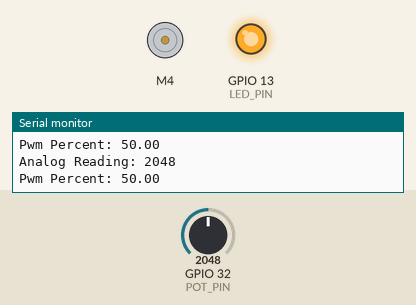
Simulated run of this sketch. Board: ESP32. Parts: DC motor (green arrow = forward, orange = backward, longer = faster), output pins drawn as LEDs (lit = HIGH), the last lines printed to the serial monitor. The inputs (shaded band) are chosen by the test bench; at power-on: GPIO 32 (POT_PIN) = 2048 (analog values on the 0–4095 scale).

Above: at 6.2 s.
6.3 s: GPIO 32 (POT_PIN) set to 2866
At 8.2 s:
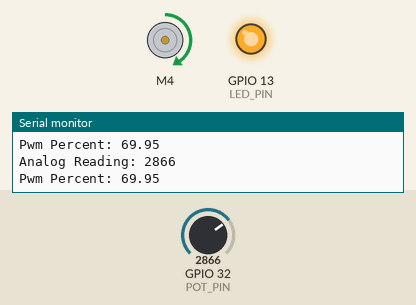
8.5 s: GPIO 32 (POT_PIN) set to 3603
At 10.0 s:
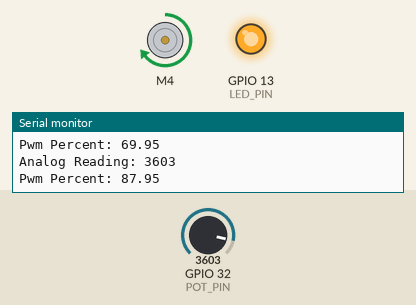
10.5 s: GPIO 32 (POT_PIN) set to 4095
At 11.5 s:
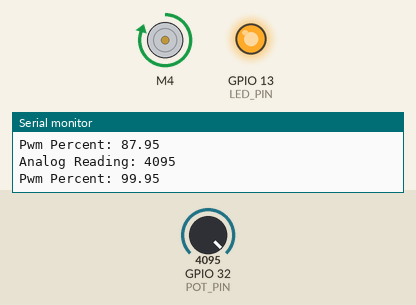
12.5 s: GPIO 32 (POT_PIN) set to 2047
At 14.3 s:
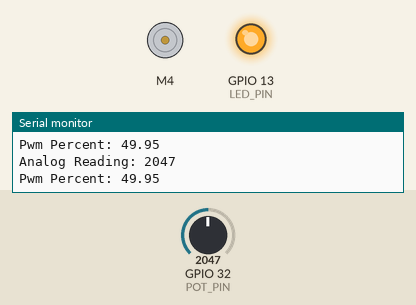
Timing chart, 0 to 15.5 s (numbered marks = the images above; inputs shaded):
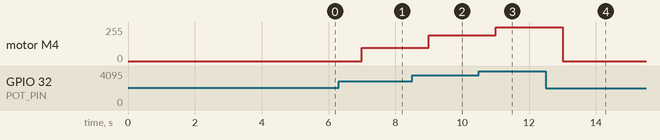

The sketch:

ESCcontrol2.ino
```cpp
#include <Streaming.h>
#include "ESC.h"
#include <ESP32Servo.h>

#define LED_PIN 13                    // Pin for the LED
#define POT_PIN 32                    // Analog pin used to connect the potentiometer
#define ESC_PIN 4                     // Digital pin used to provide PWM to ESC

ESC myESC (ESC_PIN, 1000, 2000, 1000);         // ESC_Name (PIN, Minimum Value, Maximum Value, Arm Value)

int val;                                // variable to read the value from the analog pin

void setup() {
  Serial.begin(115200);                 //was 9600, should be 115200 by default
  analogReadResolution(12);             //j used sketch?
  pinMode(LED_PIN, OUTPUT);             // LED Visual Output
  myESC.arm();
  digitalWrite(LED_PIN, HIGH);
  delay(5000);                          // Wait for a while
}

void loop() {
  val = analogRead(POT_PIN);            // reads the value of the potentiometer (value between 0 and 1023)
  val = map(val, 0, 4096, 0, 2000);  // scale it to use it with the ESC (value between 1000 and 2000)
  myESC.speed(val);                     // sets the ESC speed according to the scaled value
  Serial.print("Analog Reading: ");
  Serial.println(analogRead(POT_PIN));
  Serial.print("Pwm Percent: ");
  Serial.println(val/2000.0*100);

  delay(1000);                            // Wait for a while
}
```

Measured:
- after the input at 6.3 s, motor M4: stopped → forward 101/255 after 0.70 s
- after the input at 8.5 s, motor M4: forward 101/255 → forward 193/255 after 0.50 s
- after the input at 10.5 s, motor M4: forward 193/255 → forward 254/255 after 0.50 s
- after the input at 12.5 s, motor M4: forward 254/255 → stopped after 0.50 s
